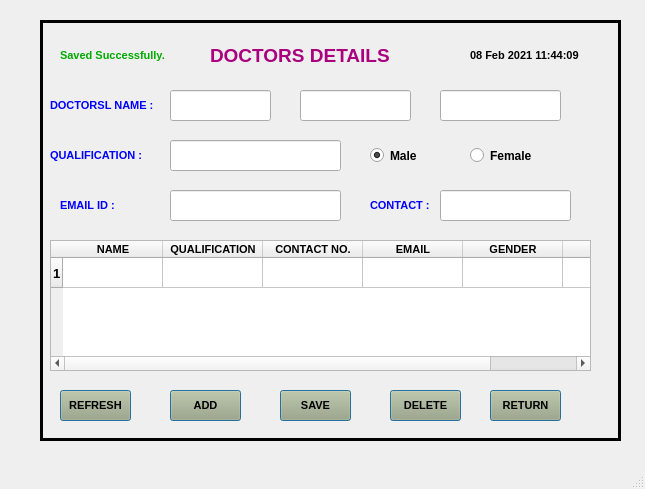
<?xml version="1.0" encoding="UTF-8"?>
<ui version="4.0">
 <class>MainWindow</class>
 <widget class="QMainWindow" name="MainWindow">
  <property name="geometry">
   <rect>
    <x>0</x>
    <y>0</y>
    <width>645</width>
    <height>489</height>
   </rect>
  </property>
  <property name="windowTitle">
   <string>MainWindow</string>
  </property>
  <widget class="QWidget" name="centralwidget">
   <widget class="QFrame" name="frame">
    <property name="geometry">
     <rect>
      <x>40</x>
      <y>20</y>
      <width>581</width>
      <height>421</height>
     </rect>
    </property>
    <property name="font">
     <font>
      <family>Arial</family>
     </font>
    </property>
    <property name="autoFillBackground">
     <bool>false</bool>
    </property>
    <property name="styleSheet">
     <string notr="true"/>
    </property>
    <property name="frameShape">
     <enum>QFrame::Box</enum>
    </property>
    <property name="frameShadow">
     <enum>QFrame::Plain</enum>
    </property>
    <property name="lineWidth">
     <number>3</number>
    </property>
    <widget class="QLabel" name="label">
     <property name="geometry">
      <rect>
       <x>430</x>
       <y>20</y>
       <width>121</width>
       <height>31</height>
      </rect>
     </property>
     <property name="font">
      <font>
       <family>Arial</family>
       <pointsize>8</pointsize>
       <weight>75</weight>
       <bold>true</bold>
      </font>
     </property>
     <property name="text">
      <string>08 Feb 2021 11:44:09</string>
     </property>
    </widget>
    <widget class="QPushButton" name="pushButton_8">
     <property name="geometry">
      <rect>
       <x>450</x>
       <y>370</y>
       <width>71</width>
       <height>31</height>
      </rect>
     </property>
     <property name="font">
      <font>
       <family>Arial</family>
       <pointsize>8</pointsize>
       <weight>75</weight>
       <bold>true</bold>
      </font>
     </property>
     <property name="styleSheet">
      <string notr="true">background-color: rgb(170, 170, 127);
</string>
     </property>
     <property name="text">
      <string>RETURN</string>
     </property>
     <property name="autoDefault">
      <bool>true</bool>
     </property>
     <property name="default">
      <bool>true</bool>
     </property>
     <property name="flat">
      <bool>false</bool>
     </property>
    </widget>
    <widget class="QLabel" name="label_2">
     <property name="geometry">
      <rect>
       <x>170</x>
       <y>20</y>
       <width>201</width>
       <height>31</height>
      </rect>
     </property>
     <property name="font">
      <font>
       <family>Arial</family>
       <pointsize>14</pointsize>
       <weight>75</weight>
       <bold>true</bold>
      </font>
     </property>
     <property name="styleSheet">
      <string notr="true">color: rgb(170, 0, 127);</string>
     </property>
     <property name="text">
      <string>DOCTORS DETAILS</string>
     </property>
    </widget>
    <widget class="QLabel" name="label_3">
     <property name="geometry">
      <rect>
       <x>10</x>
       <y>70</y>
       <width>111</width>
       <height>31</height>
      </rect>
     </property>
     <property name="font">
      <font>
       <family>Arial</family>
       <pointsize>8</pointsize>
       <weight>75</weight>
       <bold>true</bold>
      </font>
     </property>
     <property name="styleSheet">
      <string notr="true">color: rgb(0, 0, 255);</string>
     </property>
     <property name="text">
      <string>DOCTORSL NAME :</string>
     </property>
    </widget>
    <widget class="QLineEdit" name="lineEdit">
     <property name="geometry">
      <rect>
       <x>260</x>
       <y>70</y>
       <width>111</width>
       <height>31</height>
      </rect>
     </property>
     <property name="font">
      <font>
       <family>Arial</family>
       <pointsize>10</pointsize>
       <weight>75</weight>
       <bold>true</bold>
      </font>
     </property>
    </widget>
    <widget class="QLabel" name="label_5">
     <property name="geometry">
      <rect>
       <x>10</x>
       <y>120</y>
       <width>101</width>
       <height>31</height>
      </rect>
     </property>
     <property name="font">
      <font>
       <family>Arial</family>
       <pointsize>8</pointsize>
       <weight>75</weight>
       <bold>true</bold>
      </font>
     </property>
     <property name="styleSheet">
      <string notr="true">color: rgb(0, 0, 255);</string>
     </property>
     <property name="text">
      <string>QUALIFICATION :</string>
     </property>
    </widget>
    <widget class="QLineEdit" name="lineEdit_2">
     <property name="geometry">
      <rect>
       <x>130</x>
       <y>120</y>
       <width>171</width>
       <height>31</height>
      </rect>
     </property>
     <property name="font">
      <font>
       <family>Arial</family>
       <pointsize>10</pointsize>
       <weight>75</weight>
       <bold>true</bold>
      </font>
     </property>
    </widget>
    <widget class="QLabel" name="label_6">
     <property name="geometry">
      <rect>
       <x>20</x>
       <y>170</y>
       <width>71</width>
       <height>31</height>
      </rect>
     </property>
     <property name="font">
      <font>
       <family>Arial</family>
       <pointsize>8</pointsize>
       <weight>75</weight>
       <bold>true</bold>
      </font>
     </property>
     <property name="styleSheet">
      <string notr="true">color: rgb(0, 0, 255);</string>
     </property>
     <property name="text">
      <string>EMAIL ID :</string>
     </property>
    </widget>
    <widget class="QLineEdit" name="lineEdit_3">
     <property name="geometry">
      <rect>
       <x>130</x>
       <y>170</y>
       <width>171</width>
       <height>31</height>
      </rect>
     </property>
     <property name="font">
      <font>
       <family>Arial</family>
       <pointsize>10</pointsize>
       <weight>75</weight>
       <bold>true</bold>
      </font>
     </property>
    </widget>
    <widget class="QPushButton" name="pushButton_9">
     <property name="geometry">
      <rect>
       <x>130</x>
       <y>370</y>
       <width>71</width>
       <height>31</height>
      </rect>
     </property>
     <property name="font">
      <font>
       <family>Arial</family>
       <pointsize>8</pointsize>
       <weight>75</weight>
       <bold>true</bold>
      </font>
     </property>
     <property name="styleSheet">
      <string notr="true">background-color: rgb(170, 170, 127);
</string>
     </property>
     <property name="text">
      <string>ADD</string>
     </property>
     <property name="autoDefault">
      <bool>true</bool>
     </property>
     <property name="default">
      <bool>true</bool>
     </property>
     <property name="flat">
      <bool>false</bool>
     </property>
    </widget>
    <widget class="QPushButton" name="pushButton_10">
     <property name="geometry">
      <rect>
       <x>240</x>
       <y>370</y>
       <width>71</width>
       <height>31</height>
      </rect>
     </property>
     <property name="font">
      <font>
       <family>Arial</family>
       <pointsize>8</pointsize>
       <weight>75</weight>
       <bold>true</bold>
      </font>
     </property>
     <property name="styleSheet">
      <string notr="true">background-color: rgb(170, 170, 127);
</string>
     </property>
     <property name="text">
      <string>SAVE</string>
     </property>
     <property name="autoDefault">
      <bool>true</bool>
     </property>
     <property name="default">
      <bool>true</bool>
     </property>
     <property name="flat">
      <bool>false</bool>
     </property>
    </widget>
    <widget class="QLabel" name="label_7">
     <property name="geometry">
      <rect>
       <x>20</x>
       <y>20</y>
       <width>121</width>
       <height>31</height>
      </rect>
     </property>
     <property name="font">
      <font>
       <family>Arial</family>
       <pointsize>8</pointsize>
       <weight>75</weight>
       <bold>true</bold>
      </font>
     </property>
     <property name="styleSheet">
      <string notr="true">color: rgb(0, 170, 0);</string>
     </property>
     <property name="text">
      <string>Saved Successfully.</string>
     </property>
    </widget>
    <widget class="QLineEdit" name="lineEdit_4">
     <property name="geometry">
      <rect>
       <x>130</x>
       <y>70</y>
       <width>101</width>
       <height>31</height>
      </rect>
     </property>
     <property name="font">
      <font>
       <family>Arial</family>
       <pointsize>10</pointsize>
       <weight>75</weight>
       <bold>true</bold>
      </font>
     </property>
    </widget>
    <widget class="QLineEdit" name="lineEdit_5">
     <property name="geometry">
      <rect>
       <x>400</x>
       <y>70</y>
       <width>121</width>
       <height>31</height>
      </rect>
     </property>
     <property name="font">
      <font>
       <family>Arial</family>
       <pointsize>10</pointsize>
       <weight>75</weight>
       <bold>true</bold>
      </font>
     </property>
    </widget>
    <widget class="QRadioButton" name="radioButton">
     <property name="geometry">
      <rect>
       <x>330</x>
       <y>120</y>
       <width>82</width>
       <height>31</height>
      </rect>
     </property>
     <property name="font">
      <font>
       <weight>75</weight>
       <bold>true</bold>
      </font>
     </property>
     <property name="text">
      <string>Male</string>
     </property>
     <property name="checked">
      <bool>true</bool>
     </property>
    </widget>
    <widget class="QRadioButton" name="radioButton_2">
     <property name="geometry">
      <rect>
       <x>430</x>
       <y>120</y>
       <width>82</width>
       <height>31</height>
      </rect>
     </property>
     <property name="font">
      <font>
       <weight>75</weight>
       <bold>true</bold>
      </font>
     </property>
     <property name="text">
      <string>Female</string>
     </property>
    </widget>
    <widget class="QPushButton" name="pushButton_11">
     <property name="geometry">
      <rect>
       <x>350</x>
       <y>370</y>
       <width>71</width>
       <height>31</height>
      </rect>
     </property>
     <property name="font">
      <font>
       <family>Arial</family>
       <pointsize>8</pointsize>
       <weight>75</weight>
       <bold>true</bold>
      </font>
     </property>
     <property name="styleSheet">
      <string notr="true">background-color: rgb(170, 170, 127);
</string>
     </property>
     <property name="text">
      <string>DELETE</string>
     </property>
     <property name="autoDefault">
      <bool>true</bool>
     </property>
     <property name="default">
      <bool>true</bool>
     </property>
     <property name="flat">
      <bool>false</bool>
     </property>
    </widget>
    <widget class="QPushButton" name="pushButton_12">
     <property name="geometry">
      <rect>
       <x>20</x>
       <y>370</y>
       <width>71</width>
       <height>31</height>
      </rect>
     </property>
     <property name="font">
      <font>
       <family>Arial</family>
       <pointsize>8</pointsize>
       <weight>75</weight>
       <bold>true</bold>
      </font>
     </property>
     <property name="styleSheet">
      <string notr="true">background-color: rgb(170, 170, 127);
</string>
     </property>
     <property name="text">
      <string>REFRESH</string>
     </property>
     <property name="autoDefault">
      <bool>true</bool>
     </property>
     <property name="default">
      <bool>true</bool>
     </property>
     <property name="flat">
      <bool>false</bool>
     </property>
    </widget>
    <widget class="QTableWidget" name="tableWidget">
     <property name="geometry">
      <rect>
       <x>10</x>
       <y>220</y>
       <width>541</width>
       <height>131</height>
      </rect>
     </property>
     <property name="font">
      <font>
       <family>Arial</family>
       <pointsize>10</pointsize>
       <weight>75</weight>
       <bold>true</bold>
      </font>
     </property>
     <row>
      <property name="text">
       <string>1</string>
      </property>
     </row>
     <column>
      <property name="text">
       <string>NAME</string>
      </property>
      <property name="font">
       <font>
        <family>Arial</family>
        <pointsize>8</pointsize>
        <weight>75</weight>
        <bold>true</bold>
       </font>
      </property>
     </column>
     <column>
      <property name="text">
       <string>QUALIFICATION</string>
      </property>
      <property name="font">
       <font>
        <family>Arial</family>
        <pointsize>8</pointsize>
        <weight>75</weight>
        <bold>true</bold>
       </font>
      </property>
     </column>
     <column>
      <property name="text">
       <string>CONTACT NO.</string>
      </property>
      <property name="font">
       <font>
        <family>Arial</family>
        <pointsize>8</pointsize>
        <weight>75</weight>
        <bold>true</bold>
       </font>
      </property>
     </column>
     <column>
      <property name="text">
       <string>EMAIL</string>
      </property>
      <property name="font">
       <font>
        <family>Arial</family>
        <pointsize>8</pointsize>
        <weight>75</weight>
        <bold>true</bold>
       </font>
      </property>
     </column>
     <column>
      <property name="text">
       <string>GENDER</string>
      </property>
      <property name="font">
       <font>
        <family>Arial</family>
        <pointsize>8</pointsize>
        <weight>75</weight>
        <bold>true</bold>
       </font>
      </property>
     </column>
     <column>
      <property name="text">
       <string>ID</string>
      </property>
      <property name="font">
       <font>
        <family>Arial</family>
        <pointsize>8</pointsize>
        <weight>75</weight>
        <bold>true</bold>
       </font>
      </property>
     </column>
    </widget>
    <widget class="QLabel" name="label_8">
     <property name="geometry">
      <rect>
       <x>330</x>
       <y>170</y>
       <width>71</width>
       <height>31</height>
      </rect>
     </property>
     <property name="font">
      <font>
       <family>Arial</family>
       <pointsize>8</pointsize>
       <weight>75</weight>
       <bold>true</bold>
      </font>
     </property>
     <property name="styleSheet">
      <string notr="true">color: rgb(0, 0, 255);</string>
     </property>
     <property name="text">
      <string>CONTACT :</string>
     </property>
    </widget>
    <widget class="QLineEdit" name="lineEdit_6">
     <property name="geometry">
      <rect>
       <x>400</x>
       <y>170</y>
       <width>131</width>
       <height>31</height>
      </rect>
     </property>
     <property name="font">
      <font>
       <family>Arial</family>
       <pointsize>10</pointsize>
       <weight>75</weight>
       <bold>true</bold>
      </font>
     </property>
    </widget>
   </widget>
  </widget>
  <widget class="QMenuBar" name="menubar">
   <property name="geometry">
    <rect>
     <x>0</x>
     <y>0</y>
     <width>645</width>
     <height>21</height>
    </rect>
   </property>
  </widget>
  <widget class="QStatusBar" name="statusbar"/>
 </widget>
 <resources/>
 <connections/>
</ui>
